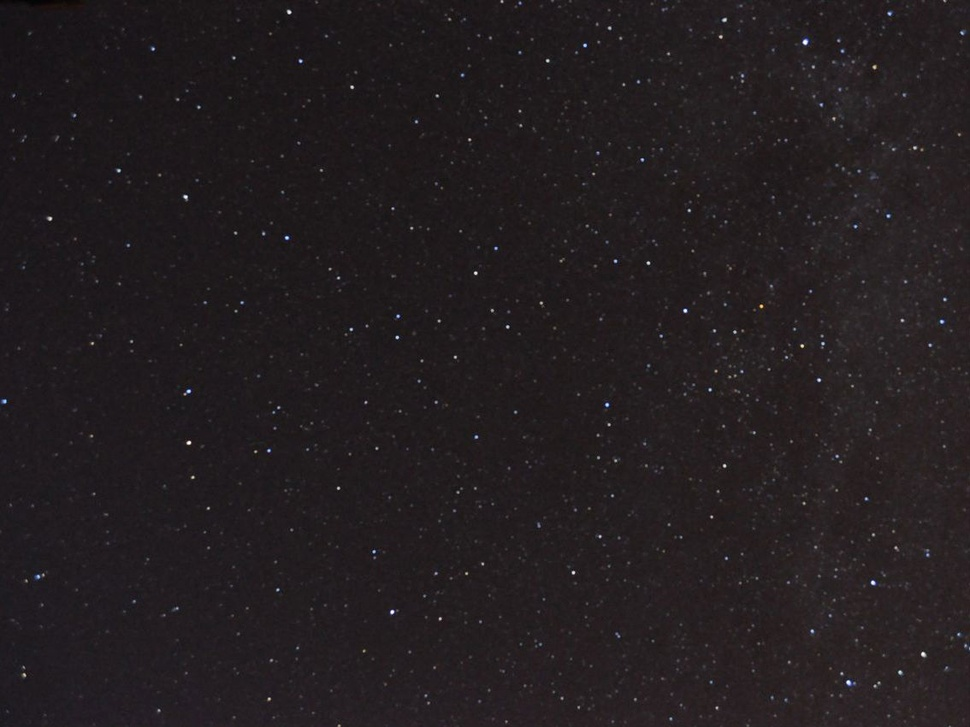
#> input picture test_images/stars2.jpg, 970 x 727 px, shrunk from 1134 x 850 before the run
$ python STmain.py   (older library calls are emulated)
#> lines starting #> are read from the running program, lines starting #| are printed output that depends on the picture; after the words box and inside, x2 and y2 are one past the last pixel; in counts of white or black regions, pixels touching at a corner belong together
### findStars.py
import time
import cv2
import numpy as np;

def find(params):

	img = cv2.imread(params.image,0) #import as 3 channel color

	#blur = cv2.medianBlur(newImg,3)
	blur = cv2.GaussianBlur(img, (params.gKernel, params.gKernel), 0)

	_, thresh = cv2.threshold(blur, params.threshLower, 255, cv2.THRESH_BINARY)#apply thresh
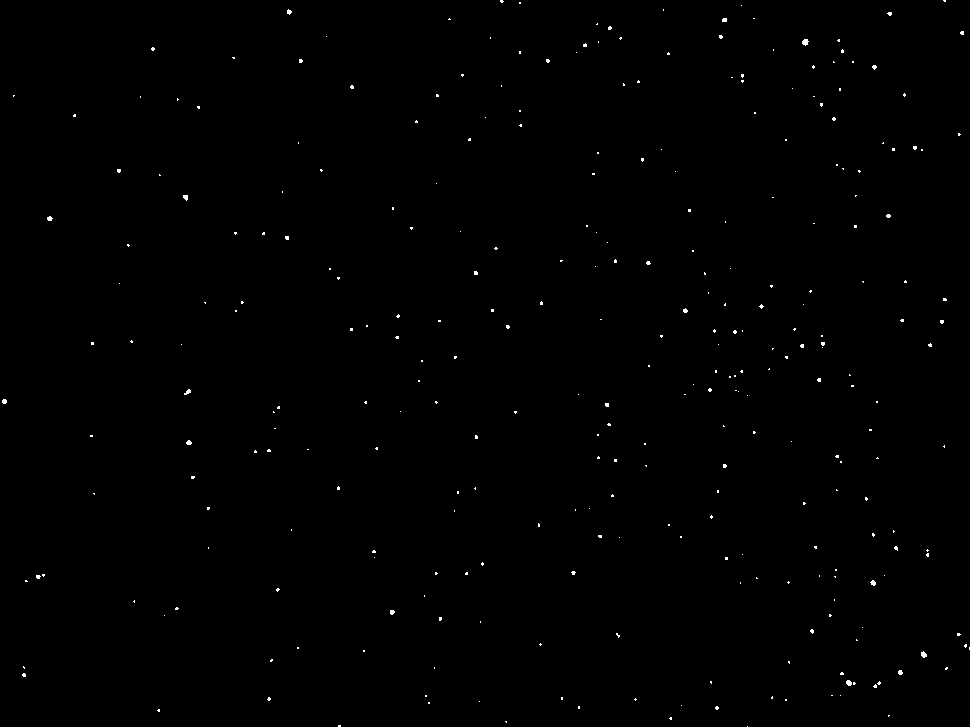
#> thresh: shape (727, 970); 0.29% white in thin lines or dots

	edges = cv2.Canny(thresh,100,200)#find canny edges
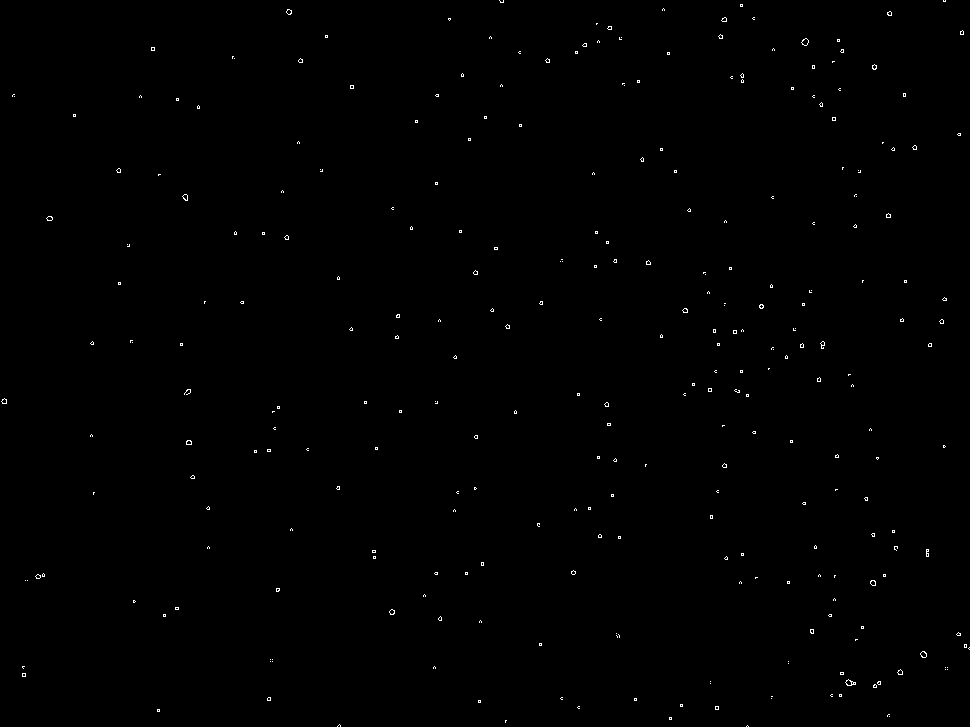
#> edges: shape (727, 970); 0.31% white in thin lines or dots

	_, contours, _ = cv2.findContours(edges, cv2.RETR_EXTERNAL, cv2.CHAIN_APPROX_NONE)#find contours
#> contours = 298 contours, 293 with area under 20; largest, box (x1, y1, x2, y2) and area: (845, 679, 856, 686) 36, (801, 38, 809, 46) 34, (920, 651, 927, 658) 28, (870, 580, 876, 586) 22, (182, 194, 188, 201) 22

	coords = [] #array to hold star point coords

	for i in range(len(contours)): #get coords from moments info
		M = cv2.moments(contours[i])
		if M['m00'] == 0: #check if m00 (convex area) is zero
			M['m00'] = 1
		x = int(M['m10']/M['m00']) #x coor
		y = int(M['m01']/M['m00']) #y coor
		coords.append([]) #append an array to centers
		coords[i] = [x,y] # save x and y to index 0 and 1
#> this loop made 298 passes
#> (x, y) on passes 1 to 3: (0, 0), (0, 0), (505, 720)
#> after the loop, coords = 298 pairs, first value 0 to 965, second value 0 to 720

	#everything after here is just for viewing and debug

	return coords

### showStars.py
import time
import cv2
from matplotlib import pyplot as plt #for displaying image
import matplotlib.animation as animation #for switching image

def show(params):

	img = cv2.imread(params.image,-1) #import as 3 channel color

	drawImg = img.copy() #copy of image to be draw on

	height, width, chan = img.shape #get image info

	print('Image Size = %s x %d' %(width,height))

	#plot window size options
	fig, ax = plt.subplots(figsize=(17, 12), dpi=100) #this allows tight layout, .figure doesn't
	fig.tight_layout() #tighter fit to plot window

	for i in range(len(params.coords)): #draw points on blank image
		cv2.circle(drawImg,(params.coords[i][0], params.coords[i][1]),4,(255,0,0),0)

	im = plt.imshow(img, animated=True) #show image, prep for animation

	# [7 lines left out: function updateImg, not called in this run]

	ani = animation.FuncAnimation(fig, updateImg, interval=1000) #animation function
	plt.show() #show plot

### STmain.py
import findStars
import showStars
import cv2


class starFindArgs: #current params for star finding
	image = 'test_images/stars2.jpg'
	threshLower = 80
	gKernel = 3

e1 = cv2.getTickCount() #for finding execution time

starCoords = findStars.find(starFindArgs) #run star finder, returns star coords
#> starCoords has the same summary as coords in find

e2 = cv2.getTickCount() #for finding execution time

time = (e2 - e1)/ cv2.getTickFrequency() #for finding execution time

print('starFind time = %ss' % str(time))

print('Stars Found = %s' %len(starCoords))
#| Stars Found = 298

class displayArgs: #params for display
	image = starFindArgs.image
	coords = starCoords

showStars.show(displayArgs)
#> in show, img is the input picture: shape (727, 970, 3); mean B, G, R 32.1, 29.7, 35.2
#| Image Size = 970 x 727
#> after the loop in show, `for i in range(len(params.coords)):`:
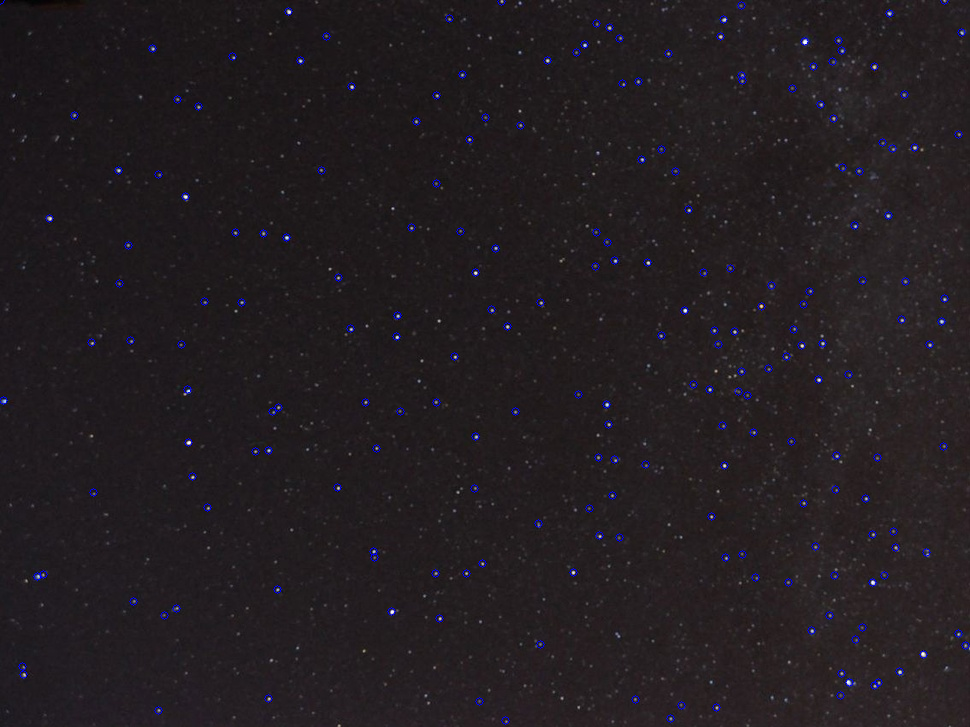
#> drawImg: shape (727, 970, 3); 0.59% of pixels changed, all inside (x1, y1, x2, y2) = (0, 0, 970, 725)

$ run again, with test_images/stars1.jpg copied over test_images/stars2.jpg
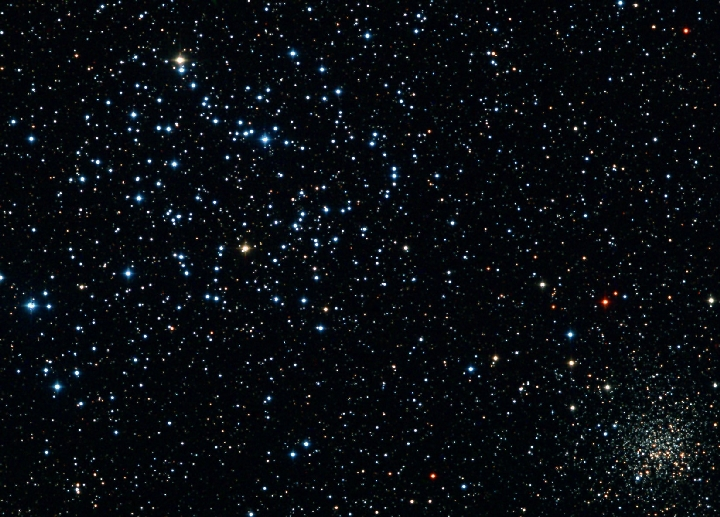
#> input picture test_images/stars1.jpg, 720 x 517 px
#> in find, `_, thresh = cv2.threshold(blur, params.threshLower, 255, cv2.THRESH_BI..`:
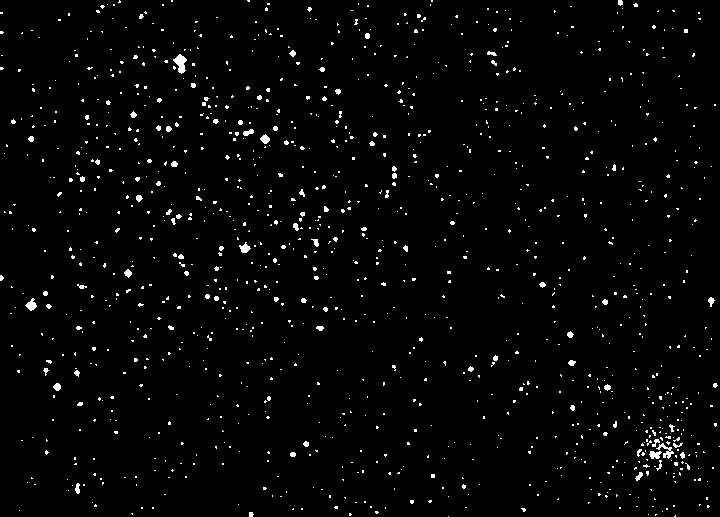
#> thresh: shape (517, 720); 2.1% white in thin lines or dots
#> edges: shape (517, 720); 2.2% white in thin lines or dots
#> contours = 1153 contours, 1108 with area under 20; largest, box (x1, y1, x2, y2) and area: (173, 54, 187, 74) 157, (25, 298, 37, 311) 86, (649, 450, 668, 471) 73, (260, 134, 270, 144) 64, (242, 128, 254, 136) 47
#> the loop in find, `for i in range(len(contours)):` made 1153 passes
#> (x, y) on passes 1 to 3: (674, 515), (0, 0), (0, 0)
#> after the loop in find, `for i in range(len(contours)):`: coords = 1153 pairs, first value 0 to 714, second value 0 to 515
#> starCoords has the same summary as coords in find
#| Stars Found = 1153
#> in show, img is the input picture: shape (517, 720, 3); mean B, G, R 16.7, 12.3, 8.7
#| Image Size = 720 x 517
#> after the loop in show, `for i in range(len(params.coords)):`:
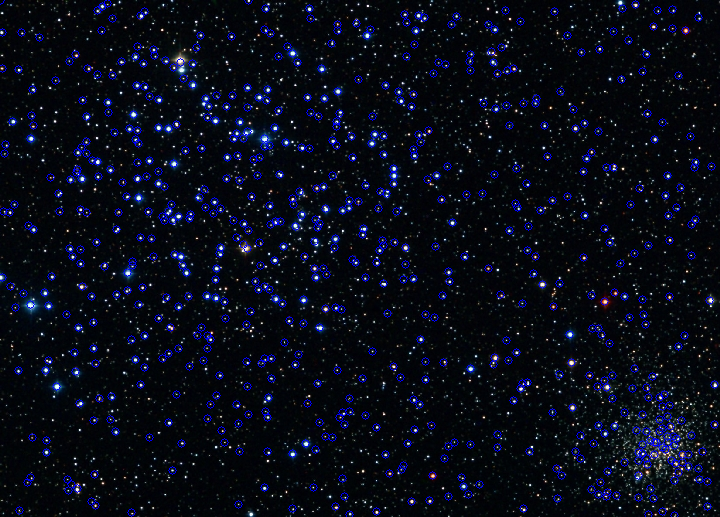
#> drawImg: shape (517, 720, 3); 3.56% of pixels changed, all inside (x1, y1, x2, y2) = (0, 0, 719, 517)

$ run again, with test_images/stars3.jpg copied over test_images/stars2.jpg
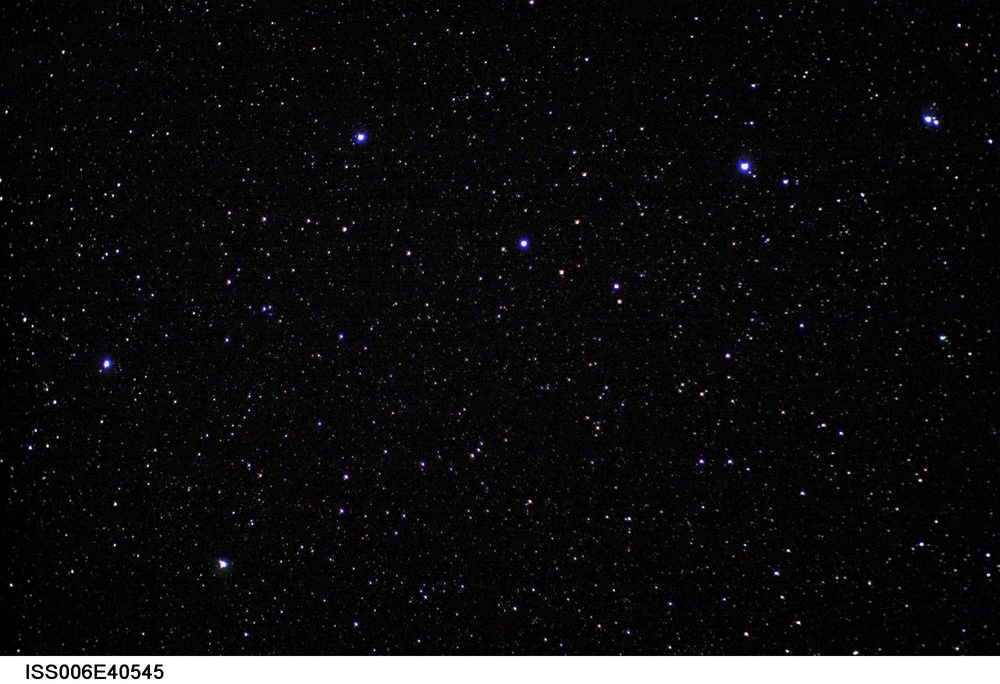
#> input picture test_images/stars3.jpg, 1000 x 684 px, shrunk from 2000 x 1368 before the run
#> in find, `_, thresh = cv2.threshold(blur, params.threshLower, 255, cv2.THRESH_BI..`:
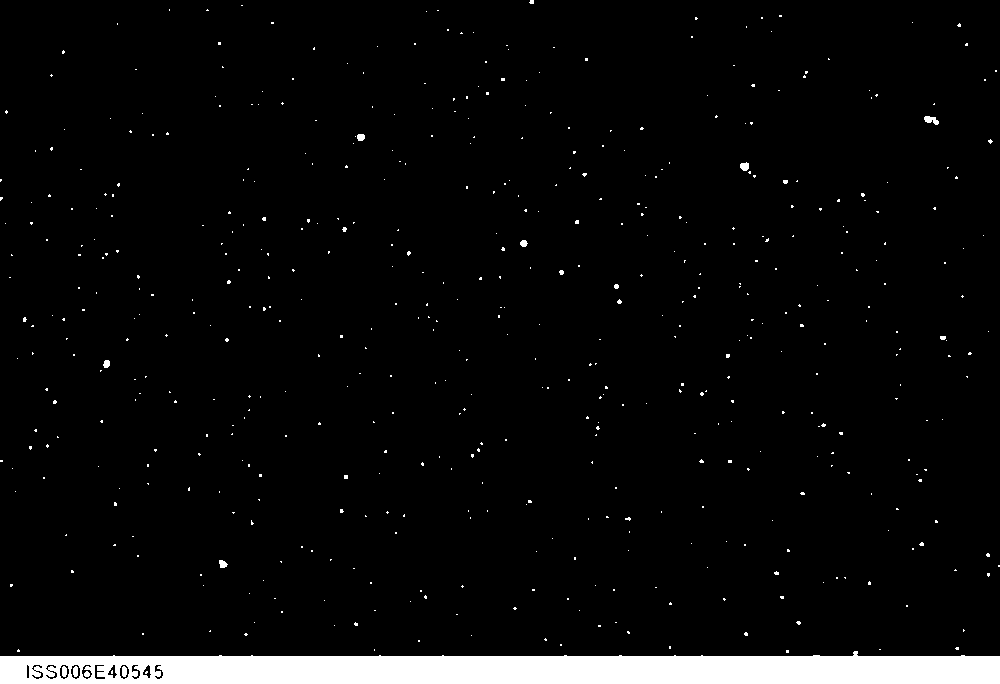
#> thresh: shape (684, 1000); 4.4% white; 528 white regions (514 under 20 px), largest, box (x1, y1, x2, y2) and area: (0, 651, 1000, 684) 27273, (924, 116, 939, 125) 84, (740, 162, 749, 171) 63
#> edges: shape (684, 1000); 0.69% white in thin lines or dots
#> contours = 582 contours, 574 with area under 20; largest, box (x1, y1, x2, y2) and area: (923, 115, 939, 125) 80, (739, 162, 749, 171) 60, (218, 559, 228, 568) 52, (354, 133, 365, 141) 47, (103, 359, 110, 368) 42, (519, 239, 528, 247) 41, (84, 671, 90, 677) 22, (939, 335, 946, 340) 20
#> the loop in find, `for i in range(len(contours)):` made 582 passes
#> (x, y) on passes 1 to 3: (0, 0), (0, 0), (0, 0)
#> after the loop in find, `for i in range(len(contours)):`: coords = 582 pairs, first value 0 to 990, second value 0 to 675
#> starCoords has the same summary as coords in find
#| Stars Found = 582
#> in show, img is the input picture: shape (684, 1000, 3); mean B, G, R 18, 17.3, 17.3
#| Image Size = 1000 x 684
#> after the loop in show, `for i in range(len(params.coords)):`:
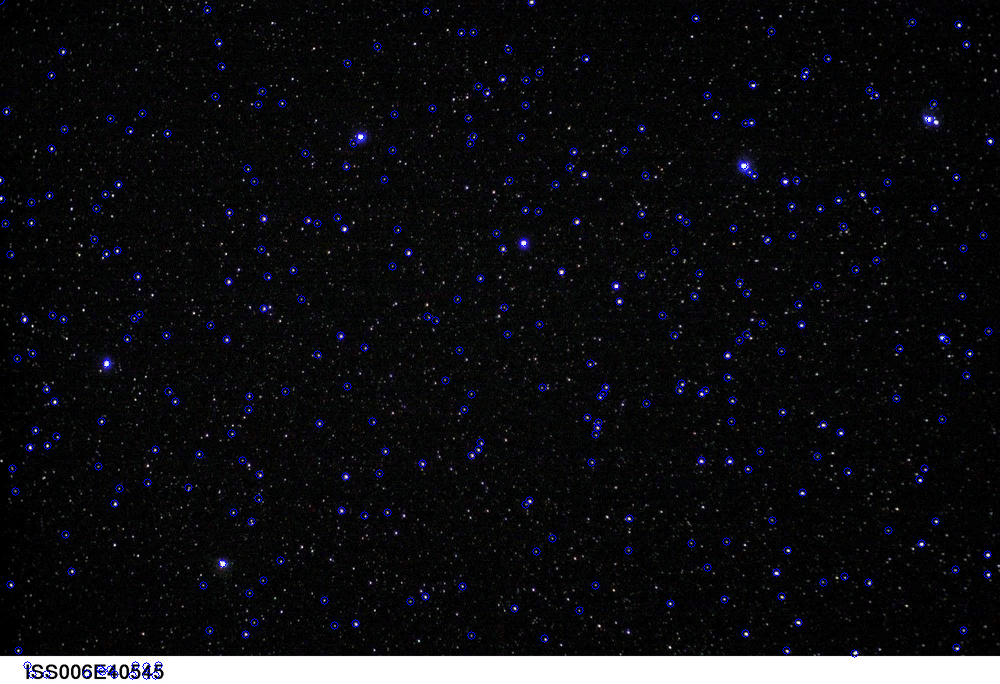
#> drawImg: shape (684, 1000, 3); 0.93% of pixels changed, all inside (x1, y1, x2, y2) = (0, 0, 995, 680)
